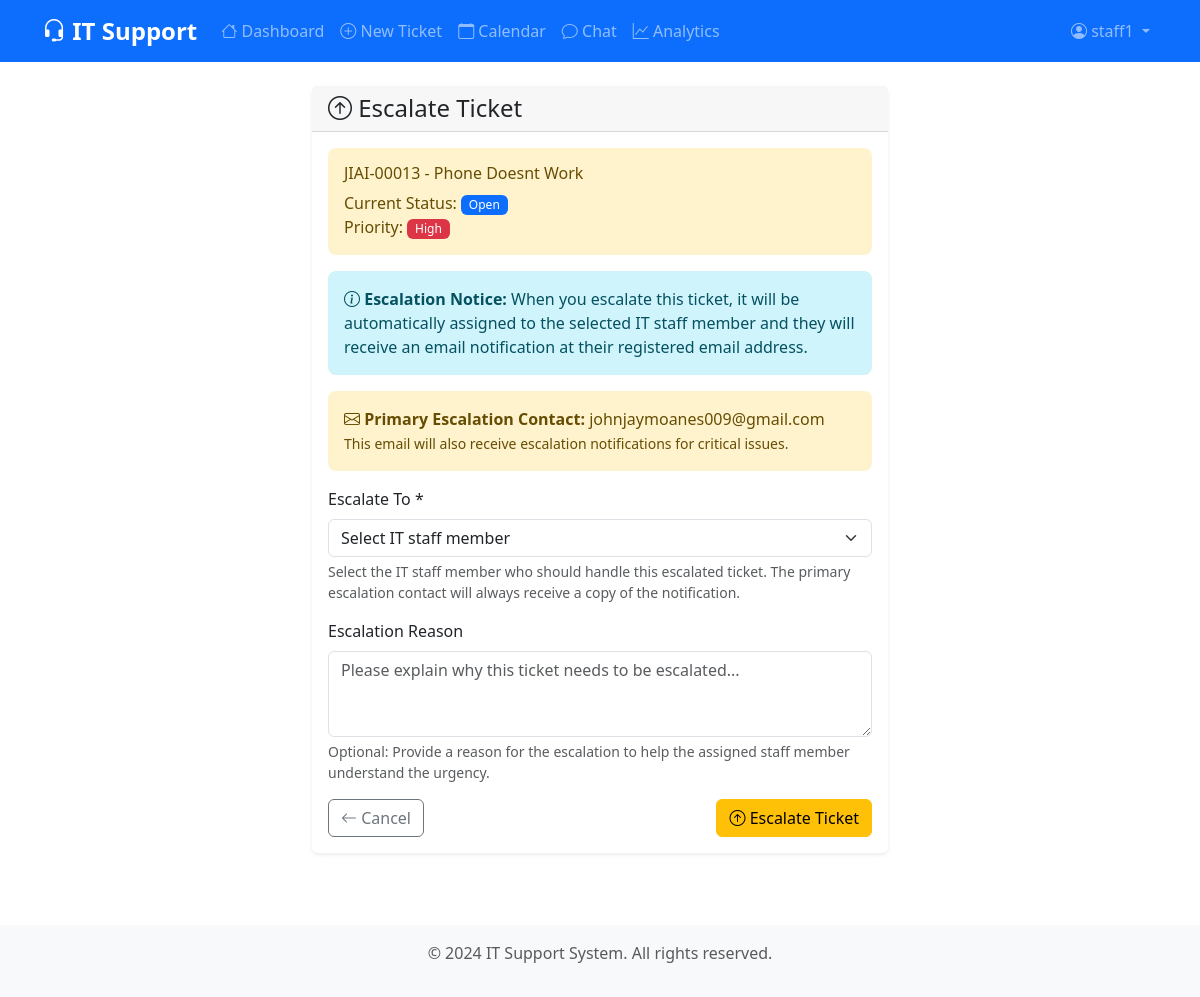
The app's page /tickets/JIAI-00013/escalate/ (signed in) with its own data.
### tickets/models.py (models this page shows, shortened)
class Ticket(models.Model):
    CATEGORY_CHOICES = [
        ('hardware', 'Hardware'),
        ('software', 'Software'),
        ('network', 'Network'),
        ('access', 'Access Issue'),
        ('other', 'Other'),
    ]
    PRIORITY_CHOICES = [
        ('low', 'Low'),
        ('medium', 'Medium'),
        ('high', 'High'),
        ('urgent', 'Urgent'),
    ]
    STATUS_CHOICES = [
        ('open', 'Open'),
        ('in_progress', 'In Progress'),
        ('resolved', 'Resolved'),
        ('closed', 'Closed'),
        ('escalated', 'Escalated'),
    ]
    ticket_id = models.CharField(max_length=20, unique=True, blank=True, help_text="Auto-generated ticket ID")
    title = models.CharField(max_length=200, help_text="Brief description of the issue")
    description = models.TextField(help_text="Detailed description of the problem")
    category = models.CharField(max_length=20, choices=CATEGORY_CHOICES, default='other')
    priority = models.CharField(max_length=10, choices=PRIORITY_CHOICES, default='medium')
    status = models.CharField(max_length=20, choices=STATUS_CHOICES, default='open')
    created_by = models.ForeignKey(User, on_delete=models.CASCADE, related_name='created_tickets')
    assigned_to = models.ForeignKey(User, on_delete=models.SET_NULL, null=True, blank=True,
                                   related_name='assigned_tickets', help_text="IT staff member assigned to this ticket")
    escalated_to = models.ForeignKey(User, on_delete=models.SET_NULL, null=True, blank=True,
                                    related_name='escalated_tickets', help_text="User this ticket was escalated to")
    created_at = models.DateTimeField(auto_now_add=True)
    updated_at = models.DateTimeField(auto_now=True)
    deadline = models.DateField(null=True, blank=True, help_text="Optional deadline for ticket resolution")
    resolved_at = models.DateTimeField(null=True, blank=True, help_text="When the ticket was resolved")
    def get_priority_color(self):
        colors = {
            'low': 'success',
            'medium': 'warning',
            'high': 'danger',
            'urgent': 'dark'
        }
        return colors.get(self.priority, 'secondary')
    def get_status_color(self):
        colors = {
            'open': 'primary',
            'in_progress': 'info',
            'resolved': 'success',
            'closed': 'secondary',
            'escalated': 'warning'
        }
        return colors.get(self.status, 'secondary')
    class Meta:
        ordering = ['-created_at']
        verbose_name = "Support Ticket"
        verbose_name_plural = "Support Tickets"

### tickets/views.py (the view, shortened to what this page needs)
# urls.py: path('tickets/<str:ticket_id>/escalate/', views.escalate_ticket_view, name='escalate_ticket'),
@login_required
def escalate_ticket_view(request, ticket_id):
    if not request.user.profile.is_it_staff:
        messages.error(request, 'You do not have permission to escalate tickets.')
        return redirect('tickets:dashboard')
    ticket = get_object_or_404(Ticket, ticket_id=ticket_id)
    it_staff = User.objects.filter(profile__is_it_staff=True).exclude(id=request.user.id)
    context = {
        'ticket': ticket,
        'it_staff': it_staff,
    }
    return render(request, 'tickets/escalate_ticket.html', context)

### tickets/templates/tickets/escalate_ticket.html (shortened to what this page needs)
{% extends 'tickets/base.html' %}
{% load static %}
{% block content %}
<div class="row justify-content-center">
    <div class="col-lg-6">
        <div class="card">
            <div class="card-header">
                <h4 class="mb-0">
                    <i class="bi bi-arrow-up-circle"></i> Escalate Ticket
                </h4>
            </div>
            <div class="card-body">
                <div class="alert alert-warning">
                    <h6 class="alert-heading">{{ ticket.ticket_id }} - {{ ticket.title }}</h6>
                    <p class="mb-0">Current Status: <span class="badge bg-{{ ticket.get_status_color }}">{{ ticket.get_status_display }}</span></p>
                    <p class="mb-0">Priority: <span class="badge bg-{{ ticket.get_priority_color }}">{{ ticket.get_priority_display }}</span></p>
                </div>
                <div class="alert alert-info">
                    <i class="bi bi-info-circle"></i>
                    <strong>Escalation Notice:</strong> When you escalate this ticket, it will be automatically assigned to the selected IT staff member and they will receive an email notification at their registered email address.
                </div>
                <div class="alert alert-warning">
                    <i class="bi bi-envelope"></i>
                    <strong>Primary Escalation Contact:</strong> johnjaymoanes009@gmail.com
                    <br><small>This email will also receive escalation notifications for critical issues.</small>
                </div>
                <form method="post">
                    <div class="mb-3">
                        <label for="escalated_to" class="form-label">Escalate To *</label>
                        <select class="form-select" id="escalated_to" name="escalated_to" required>
                            <option value="">Select IT staff member</option>
                        </select>
                        <div class="form-text">Select the IT staff member who should handle this escalated ticket. The primary escalation contact will always receive a copy of the notification.</div>
                    </div>
                    <div class="mb-3">
                        <label for="escalation_reason" class="form-label">Escalation Reason</label>
                        <textarea class="form-control" id="escalation_reason" name="escalation_reason" rows="3"
                                  placeholder="Please explain why this ticket needs to be escalated..."></textarea>
                        <div class="form-text">Optional: Provide a reason for the escalation to help the assigned staff member understand the urgency.</div>
                    </div>
                    <div class="d-flex justify-content-between">
                        <a href="{% url 'tickets:ticket_detail' ticket.ticket_id %}" class="btn btn-outline-secondary">
                            <i class="bi bi-arrow-left"></i> Cancel
                        </a>
                        <button type="submit" class="btn btn-warning" id="escalateBtn" onclick="return confirmEscalation()">
                            <i class="bi bi-arrow-up-circle"></i> Escalate Ticket
                        </button>
                    </div>
                </form>
            </div>
        </div>
    </div>
</div>
{% endblock %}

### tickets/templates/tickets/base.html (shortened to what this page needs)
<!DOCTYPE html>
<html lang="en" data-bs-theme="{% if user.is_authenticated and user.profile.dark_mode %}dark{% else %}light{% endif %}">
<head>
    <link href="https://cdn.jsdelivr.net/npm/bootstrap@5.3.0/dist/css/bootstrap.min.css" rel="stylesheet">
    <link href="https://cdn.jsdelivr.net/npm/bootstrap-icons@1.10.0/font/bootstrap-icons.css" rel="stylesheet">
    <link href="{% load static %}{% static 'css/style.css' %}" rel="stylesheet">
</head>
<body>
    <nav class="navbar navbar-expand-lg navbar-dark bg-primary">
        <div class="container">
            <a class="navbar-brand" href="{% url 'tickets:dashboard' %}">
                <i class="bi bi-headset"></i> IT Support
            </a>
            <div class="collapse navbar-collapse" id="navbarNav">
                <ul class="navbar-nav me-auto">
                    <li class="nav-item">
                        <a class="nav-link" href="{% url 'tickets:dashboard' %}">
                            <i class="bi bi-house"></i> Dashboard
                        </a>
                    </li>
                    <li class="nav-item">
                        <a class="nav-link" href="{% url 'tickets:create_ticket' %}">
                            <i class="bi bi-plus-circle"></i> New Ticket
                        </a>
                    </li>
                    <li class="nav-item">
                        <a class="nav-link" href="{% url 'tickets:calendar' %}">
                            <i class="bi bi-calendar"></i> Calendar
                        </a>
                    </li>
                    <li class="nav-item">
                        <a class="nav-link" href="{% url 'tickets:chat' %}">
                            <i class="bi bi-chat"></i> Chat
                        </a>
                    </li>
                    {% if user.is_authenticated and user.profile.is_it_staff %}
                    <li class="nav-item">
                        <a class="nav-link" href="{% url 'tickets:analytics' %}">
                            <i class="bi bi-graph-up"></i> Analytics
                        </a>
                    </li>
                    {% endif %}
                </ul>
                <ul class="navbar-nav">
                    {% if user.is_authenticated %}
                    <li class="nav-item dropdown">
                        <a class="nav-link dropdown-toggle" href="#" role="button" data-bs-toggle="dropdown">
                            <i class="bi bi-person-circle"></i> {{ user.username }}
                        </a>
                    </li>
                    {% endif %}
                </ul>
            </div>
        </div>
    </nav>
    <main class="container-fluid py-4">
        {% block content %}{% endblock %}
    </main>
    <footer class="bg-light text-center text-muted py-3 mt-5">
        <div class="container">
            <p>&copy; 2024 IT Support System. All rights reserved.</p>
        </div>
    </footer>
    <script src="{% load static %}{% static 'js/main.js' %}"></script>
</body>
</html>

### static/css/style.css (style rules this page uses)
:root { --primary-color: #0d6efd; --secondary-color: #6c757d; --success-color: #198754; --danger-color: #dc3545; --warning-color: #ffc107; --info-color: #0dcaf0; --light-color: #f8f9fa; --dark-color: #212529; }
.navbar-brand { font-weight: bold; font-size: 1.5rem; }
.navbar-nav .nav-link { font-weight: 500; transition: color 0.3s ease; }
.card { border: none; box-shadow: 0 0.125rem 0.25rem rgba(0, 0, 0, 0.075); transition: box-shadow 0.15s ease-in-out; }
.card-header { background-color: rgba(0, 0, 0, 0.03); border-bottom: 1px solid rgba(0, 0, 0, 0.125); font-weight: 600; }
.badge { font-size: 0.75em; font-weight: 500; }
.form-label { font-weight: 500; margin-bottom: 0.5rem; }
.btn { font-weight: 500; transition: all 0.15s ease-in-out; }
.alert { border: none; border-radius: 0.5rem; }
footer { margin-top: auto; }

### records on screen
Ticket: ticket_id "JIAI-00013", title "Phone Doesnt Work", status "Open", priority "High"

### other values on screen
{{ user.username }} "staff1"
